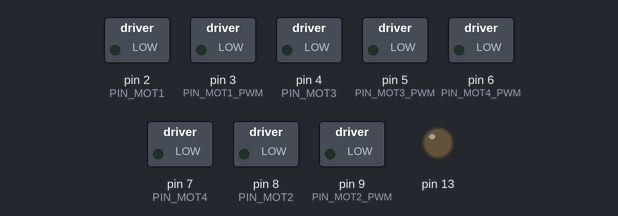
Recording of a sketch running on a simulated Arduino Uno, built with avr-gcc and run on an emulated ATmega328P. On the bench: switched loads named in the sketch (green lamp = pin HIGH), output pins drawn as LEDs (lit = HIGH).

Above: at 0.1 s.
At 1.1 s:
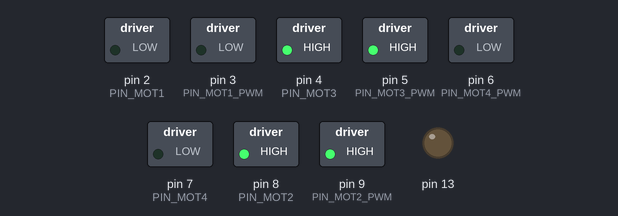
Timing chart, 0 to 2.6 s (numbered marks = the images above):
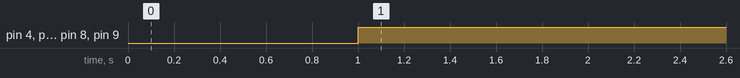

Measured:
- by itself, pin 4 (PIN_MOT3), pin 5 (PIN_MOT3_PWM), pin 8 (PIN_MOT2), pin 9 (PIN_MOT2_PWM): LOW → HIGH at 1.0 s

The sketch:

remote.ino
```cpp
#include <Arduino.h>
#include "OmniBot.h"
#include "Motor.h"
// #include "math.h"
#include "UartCommunication.h"

#define PIN_MOT1 2
#define PIN_MOT1_PWM 3
#define PIN_MOT2 8
#define PIN_MOT2_PWM 9

#define PIN_MOT3 4
#define PIN_MOT3_PWM 5
#define PIN_MOT4 7
#define PIN_MOT4_PWM 6
UartCommunication comm;

void setup()
{
    //Serial.begin(9600);
    comm.begin(9600);
    pinMode(13, OUTPUT);
}


Motor m1(PIN_MOT3,PIN_MOT3_PWM, true); //left front
Motor m2(PIN_MOT4,PIN_MOT4_PWM); //right front

Motor m3(PIN_MOT1,PIN_MOT1_PWM); //left rear
Motor m4(PIN_MOT2,PIN_MOT2_PWM, true); //right rear

OmniBot robot(m1, m3, m2, m4);


//
int error = 0;
void loop()
{
    //comm.sendPackege(10, 100, 100, 100);
    //robot.stop();
    //delay(500);

    bool status = comm.recivePackege();

    if (status)
    {

        uint8_t type = comm.recivedPackege[0];
        uint8_t vx = comm.recivedPackege[1];
        uint8_t vy = comm.recivedPackege[2];
        uint8_t vw = comm.recivedPackege[3];
        if (type == 55)
            robot.move(vx - 128,vy - 128,vw - 128);
        if (type == 56)
            digitalWrite(13, vx);
        // uint8_t val4 = comm.recivedPackege[1];
        //comm.sendPackege(type, val1, val2, val3);
        //comm.sendPackege(10, 10, 10, 10);
        //Serial.println(type);
        //Serial.println(val1);
        //Serial.println(val2);
        //Serial.println(val3);

        delay(10);
        error = 0;
    } else
    {
        error += 1;
        delay(50);
    }
    if (error >= 20)
        robot.stop();

    //delay(300);


}
```

Motor.cpp
```cpp
//
// Created by Nikolay on 27.02.2021.
//

#include "Motor.h"
#include "Arduino.h"

Motor::Motor(int dir_pin, int pwm_pin, bool reverse)
{
    /*
     * reverse
     * */
    this->direction_pin = dir_pin;
    this->pwm_pin = pwm_pin;
    this->reverse = reverse;
    pinMode(dir_pin, OUTPUT);
    pinMode(pwm_pin, OUTPUT);
}

void Motor::rotate(bool direction, int speed)
{
    if (speed > 100)
        speed = 100;
    if (speed < 0)
        speed = 0;

    if (direction != this->reverse)
    {
        direction = false;

    } else
    {
        direction = true;
        speed = 100 - speed;
    }


    digitalWrite(this->direction_pin, uint8_t(direction));

    analogWrite(this->pwm_pin, int(speed * 2.55));
}

void Motor::stop()
{
    this->rotate(true, 0);
}
```

Motor.h
```cpp
//
// Created by Nikolay on 27.02.2021.
//

#ifndef OMI_REMOTE_MOTOR_H
#define OMI_REMOTE_MOTOR_H


class Motor
{
public:
    Motor(int dir_pin, int pwm_pin, bool reverse= false);

    void rotate(bool direction, int speed);
    void stop();
private:
    int direction_pin;
    int pwm_pin;
    int reverse;
};


#endif //OMI_REMOTE_MOTOR_H
```

OmniBot.cpp
```cpp
//
// Created by Nikolay on 27.02.2021.
//

#include "OmniBot.h"
#include "Arduino.h"
#include "Motor.h"


OmniBot::OmniBot(Motor leftFront, Motor leftRear,
                 Motor rightFront, Motor rightRear) :
                 leftFront(leftFront), leftRear(leftRear),
                 rightFront(rightFront), rightRear(rightRear)
{

}

void OmniBot::drive(int leftFront, int leftRear, int rightFront, int rightRear)
{
    /*
     * speed sets between -100 and 100 for each motor
     * -1 to -100 - drive back
     * 1 to 100 - drive forward
     * 0 - stop
     * */
    if (leftFront >= 0)
        this->leftFront.rotate(true, leftFront);
    else
        this->leftFront.rotate(false, -leftFront);
    if (leftRear >= 0)
        this->leftRear.rotate(true, leftRear);
    else
        this->leftRear.rotate(false, -leftRear);
    if (rightFront >= 0)
        this->rightFront.rotate(true, rightFront);
    else
        this->rightFront.rotate(false, -rightFront);
    if (rightRear >= 0)
        this->rightRear.rotate(true, rightRear);
    else
        this->rightRear.rotate(false, -rightRear);


}

void OmniBot::move(double xSpeed, double ySpeed, double wSpeed)
{
    /*
     * speed sets between -100 and 100
     * -1 to -100 - drive back
     * 1 to 100 - drive forward
     * 0 - stop
     * */
    double s = abs(xSpeed) + abs(ySpeed) + abs(wSpeed);
    xSpeed /= s;
    ySpeed /= s;
    wSpeed /= s;
    if (s > 100)
        s = 100;
    if (s < -100)
        s = -100;
    xSpeed *= s;
    ySpeed *= s;
    wSpeed *= s;
    int w1 = int(-ySpeed + xSpeed + (wSpeed * 1));
    int w2 = int(ySpeed + xSpeed + (-wSpeed * 1));
    int w3 = int(ySpeed + xSpeed + (wSpeed * 1));
    int w4 = int(-ySpeed + xSpeed + (-wSpeed * 1));
    this->drive(w1,w3,w2,w4);
}

void OmniBot::stop()
{
    this->drive(0,0,0,0);

}
```

OmniBot.h
```cpp
//
// Created by Nikolay on 27.02.2021.
//

#ifndef OMI_REMOTE_ROBOT_H
#define OMI_REMOTE_ROBOT_H
#include "Arduino.h"
#include "Motor.h"


class OmniBot
{
public:
    OmniBot(Motor leftFront, Motor leftRear,
            Motor rightFront, Motor rightRear);

    void move(double xSpeed, double ySpeed, double wSpeed);

    void drive(int leftFront, int leftRear,
               int rightFront, int rightRear);

    void stop();


private:
    Motor leftFront;
    Motor leftRear;
    Motor rightFront;
    Motor rightRear;


};


#endif //OMI_REMOTE_ROBOT_H
```

UartCommunication.cpp
```cpp
//
// Created by Nikolay on 28.02.2021.
//

#include "UartCommunication.h"
#include "Arduino.h"

UartCommunication::UartCommunication()
{

}

void UartCommunication::begin(int bitRate)
{
    this->bitRate = bitRate;
    Serial.begin(bitRate);

}

void UartCommunication::sendPackege(uint8_t type, uint8_t val1, uint8_t val2, uint8_t val3)
{
    this->packege[0] = type;
    this->packege[1] = val1;
    this->packege[2] = val2;
    this->packege[3] = val3;
    byte sum = type ^val1 ^val2 ^val3;
    this->packege[4] = sum;
    this->send();

}

bool UartCommunication::recivePackege()
{
    uint8_t first[2];
    while (Serial.available() >= 2)
    {
        Serial.readBytes(first, 2);
        //Serial.print(first[0]);
        //Serial.print(first[1]);
        //Serial.write(first, 2);
        delay(10);
        if (first[0] == 0xFF && first[1] == 0xFF && Serial.available() < 7)
        {
            delay(50);
        }
        if (first[0] == 0xFF && first[1] == 0xFF && Serial.available() >= 7)
        {
            Serial.readBytes(this->recivedPackege, 5);
            Serial.readBytes(first, 2);
            // Serial.write(this->recivedPackege, 5);
            return true;
        }
    }
    return false;
}

void UartCommunication::loop()
{
    return;
}

void UartCommunication::subscribe(uint8_t type, void (*comparisonFcn)(uint8_t, uint8_t, uint8_t))
{
    //comparisonFcn(12,33, 12);
    return;
}

void UartCommunication::send()
{
    if (Serial.availableForWrite())
    {
        Serial.write(0xFF);
        Serial.write(0xFF);
        for (unsigned char i : this->packege)
        {
            Serial.write(i);
        }
        Serial.write(0xEE);
        Serial.write(0xEE);
        Serial.flush();
        delay(50);
    }
}

uint8_t UartCommunication::read()
{
    return this->recivedPackege[0];
}
```

UartCommunication.h
```cpp
//
// Created by Nikolay on 28.02.2021.
//

#ifndef OMI_REMOTE_UARTCOMMUNICATION_H
#define OMI_REMOTE_UARTCOMMUNICATION_H
#include "Arduino.h"

class UartCommunication
{
public:
    UartCommunication();

    void begin(int bitRate=9600);

    void sendPackege(uint8_t type, uint8_t val1, uint8_t val2, uint8_t val3);
    bool recivePackege();

    void loop();
    uint8_t read();
    void subscribe(uint8_t type, void (*comparisonFcn)(uint8_t, uint8_t, uint8_t));

    uint8_t recivedPackege[5];

private:
    int bitRate;
    uint8_t packege[5];

    void send();

};


#endif //OMI_REMOTE_UARTCOMMUNICATION_H
```
